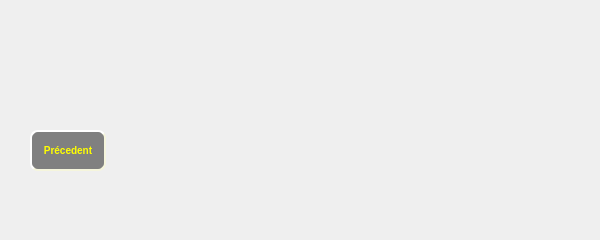
    <widget class="QWidget" name="page_8">
     <widget class="QFrame" name="horizontalFrame">
      <property name="geometry">
       <rect>
        <x>140</x>
        <y>40</y>
        <width>451</width>
        <height>191</height>
       </rect>
      </property>
      <layout class="QHBoxLayout" name="horizontalLayout"/>
     </widget>
     <widget class="QPushButton" name="pushButton_precedent_5">
      <property name="geometry">
       <rect>
        <x>30</x>
        <y>130</y>
        <width>76</width>
        <height>41</height>
       </rect>
      </property>
      <property name="styleSheet">
       <string notr="true">QPushButton#pushButton_precedent_5{
background-color: grey;
    border-style: outset;
    border-width: 2px;
    border-radius: 8px;
    border-color: beige;
    font:  bold 10px;
    color:yellow;
    min-width: 5em;
    padding: 6px;
}
#pushButton_precedent_5:hover {
    background-color:rgb(222, 184, 135);
    border-style: outset;
    border-width: 2px;
    border-radius: 8px;
    border-color: beige;
    font:  bold 10px;
    color:yellow;
    min-width: 5em;
    padding: 6px;
}

#pushButton_precedent_5:pressed{
background-color: grey;
    border-style: outset;
    border-width: 2px;
    border-radius: 8px;
    border-color: beige;
    font:  bold 10px;
    color:yellow;
    min-width: 5em;
    padding: 6px;}</string>
      </property>
      <property name="text">
       <string>Précedent</string>
      </property>
     </widget>
     <widget class="QLabel" name="label_pic_8">
      <property name="geometry">
       <rect>
        <x>30</x>
        <y>30</y>
        <width>81</width>
        <height>81</height>
       </rect>
      </property>
      <property name="text">
       <string/>
      </property>
     </widget>
    </widget>
